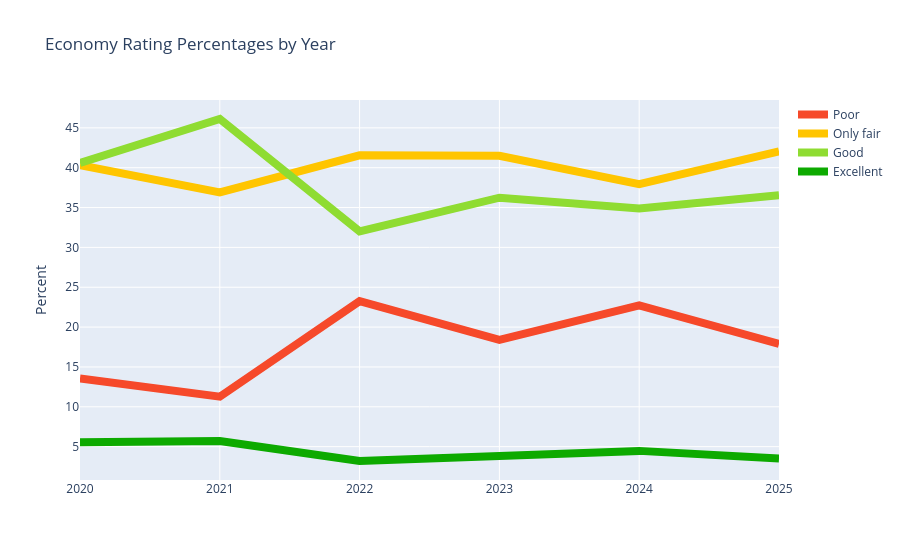
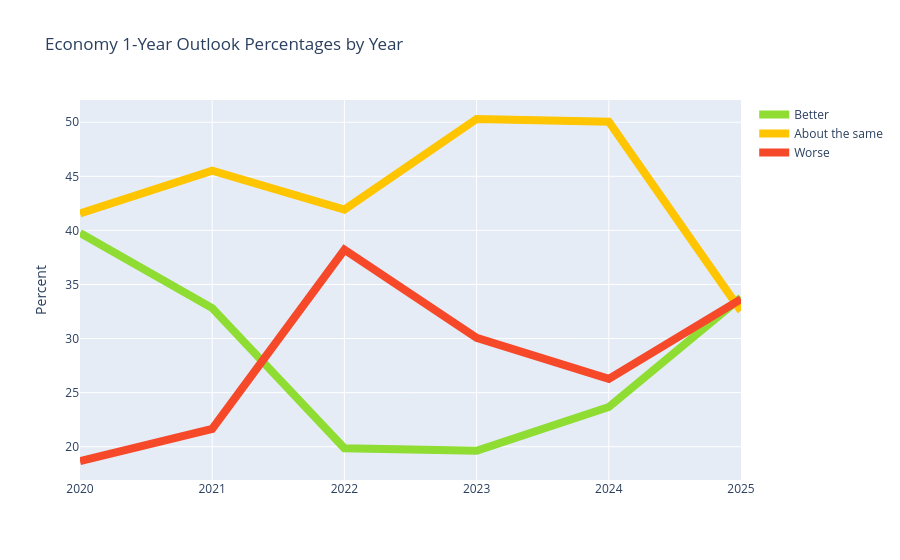

Notebook source saved alongside these figures, in order:
### Code cell
examine_changes('ECON1MOD',True,'Economy Rating Percentages by Year')
examine_changes('ECON1BMOD',True,'Economy 1-Year Outlook Percentages by Year')

### Figure 1 — Plotly figure (JSON) as saved in the notebook; plotly's stock layout.template omitted (floating-point values rounded to 4 significant figures)
{"data": [{"customdata": [[555], [443], [938], [1053], [1276], [896]], "hovertemplate": "ECON1MOD=Poor<br>YEAR=%{x}<br>Percent=%{y}<br>Count=%{customdata[0]}<extra></extra>", "legendgroup": "Poor", "line": {"color": "#f6492a", "dash": "solid", "width": 8}, "marker": {"symbol": "circle"}, "mode": "lines", "name": "Poor", "orientation": "v", "showlegend": true, "type": "scatter", "x": [2020, 2021, 2022, 2023, 2024, 2025], "xaxis": "x", "y": [13.54, 11.27, 23.25, 18.41, 22.72, 17.89], "yaxis": "y"}, {"customdata": [[1653], [1451], [1677], [2373], [2130], [2106]], "hovertemplate": "ECON1MOD=Only fair<br>YEAR=%{x}<br>Percent=%{y}<br>Count=%{customdata[0]}<extra></extra>", "legendgroup": "Only fair", "line": {"color": "#ffc500", "dash": "solid", "width": 8}, "marker": {"symbol": "circle"}, "mode": "lines", "name": "Only fair", "orientation": "v", "showlegend": true, "type": "scatter", "x": [2020, 2021, 2022, 2023, 2024, 2025], "xaxis": "x", "y": [40.32, 36.9, 41.56, 41.49, 37.93, 42.06], "yaxis": "y"}, {"customdata": [[1664], [1813], [1291], [2073], [1958], [1830]], "hovertemplate": "ECON1MOD=Good<br>YEAR=%{x}<br>Percent=%{y}<br>Count=%{customdata[0]}<extra></extra>", "legendgroup": "Good", "line": {"color": "#8fdc32", "dash": "solid", "width": 8}, "marker": {"symbol": "circle"}, "mode": "lines", "name": "Good", "orientation": "v", "showlegend": true, "type": "scatter", "x": [2020, 2021, 2022, 2023, 2024, 2025], "xaxis": "x", "y": [40.59, 46.11, 32, 36.24, 34.87, 36.55], "yaxis": "y"}, {"customdata": [[228], [225], [129], [221], [251], [175]], "hovertemplate": "ECON1MOD=Excellent<br>YEAR=%{x}<br>Percent=%{y}<br>Count=%{customdata[0]}<extra></extra>", "legendgroup": "Excellent", "line": {"color": "#0daa00", "dash": "solid", "width": 8}, "marker": {"symbol": "circle"}, "mode": "lines", "name": "Excellent", "orientation": "v", "showlegend": true, "type": "scatter", "x": [2020, 2021, 2022, 2023, 2024, 2025], "xaxis": "x", "y": [5.56, 5.72, 3.2, 3.86, 4.47, 3.5], "yaxis": "y"}], "layout": {"legend": {"title": {"text": ""}, "tracegroupgap": 0}, "title": {"text": "Economy Rating Percentages by Year"}, "xaxis": {"anchor": "y", "domain": [0, 1], "title": {"text": ""}, "type": "category"}, "yaxis": {"anchor": "x", "domain": [0, 1], "title": {"text": "Percent"}}}}

### Figure 2 — Plotly figure (JSON) as saved in the notebook; plotly's stock layout.template omitted (floating-point values rounded to 4 significant figures)
{"data": [{"customdata": [[1628], [1289], [799], [1120], [1321], [1694]], "hovertemplate": "ECON1BMOD=Better<br>YEAR=%{x}<br>Percent=%{y}<br>Count=%{customdata[0]}<extra></extra>", "legendgroup": "Better", "line": {"color": "#8fdc32", "dash": "solid", "width": 8}, "marker": {"symbol": "circle"}, "mode": "lines", "name": "Better", "orientation": "v", "showlegend": true, "type": "scatter", "x": [2020, 2021, 2022, 2023, 2024, 2025], "xaxis": "x", "y": [39.76, 32.82, 19.86, 19.63, 23.67, 33.8], "yaxis": "y"}, {"customdata": [[1702], [1788], [1687], [2870], [2793], [1632]], "hovertemplate": "ECON1BMOD=About the same<br>YEAR=%{x}<br>Percent=%{y}<br>Count=%{customdata[0]}<extra></extra>", "legendgroup": "About the same", "line": {"color": "#ffc500", "dash": "solid", "width": 8}, "marker": {"symbol": "circle"}, "mode": "lines", "name": "About the same", "orientation": "v", "showlegend": true, "type": "scatter", "x": [2020, 2021, 2022, 2023, 2024, 2025], "xaxis": "x", "y": [41.56, 45.53, 41.93, 50.3, 50.05, 32.56], "yaxis": "y"}, {"customdata": [[765], [850], [1537], [1716], [1466], [1686]], "hovertemplate": "ECON1BMOD=Worse<br>YEAR=%{x}<br>Percent=%{y}<br>Count=%{customdata[0]}<extra></extra>", "legendgroup": "Worse", "line": {"color": "#f6492a", "dash": "solid", "width": 8}, "marker": {"symbol": "circle"}, "mode": "lines", "name": "Worse", "orientation": "v", "showlegend": true, "type": "scatter", "x": [2020, 2021, 2022, 2023, 2024, 2025], "xaxis": "x", "y": [18.68, 21.65, 38.21, 30.07, 26.27, 33.64], "yaxis": "y"}], "layout": {"legend": {"title": {"text": ""}, "tracegroupgap": 0}, "title": {"text": "Economy 1-Year Outlook Percentages by Year"}, "xaxis": {"anchor": "y", "domain": [0, 1], "title": {"text": ""}, "type": "category"}, "yaxis": {"anchor": "x", "domain": [0, 1], "title": {"text": "Percent"}}}}
